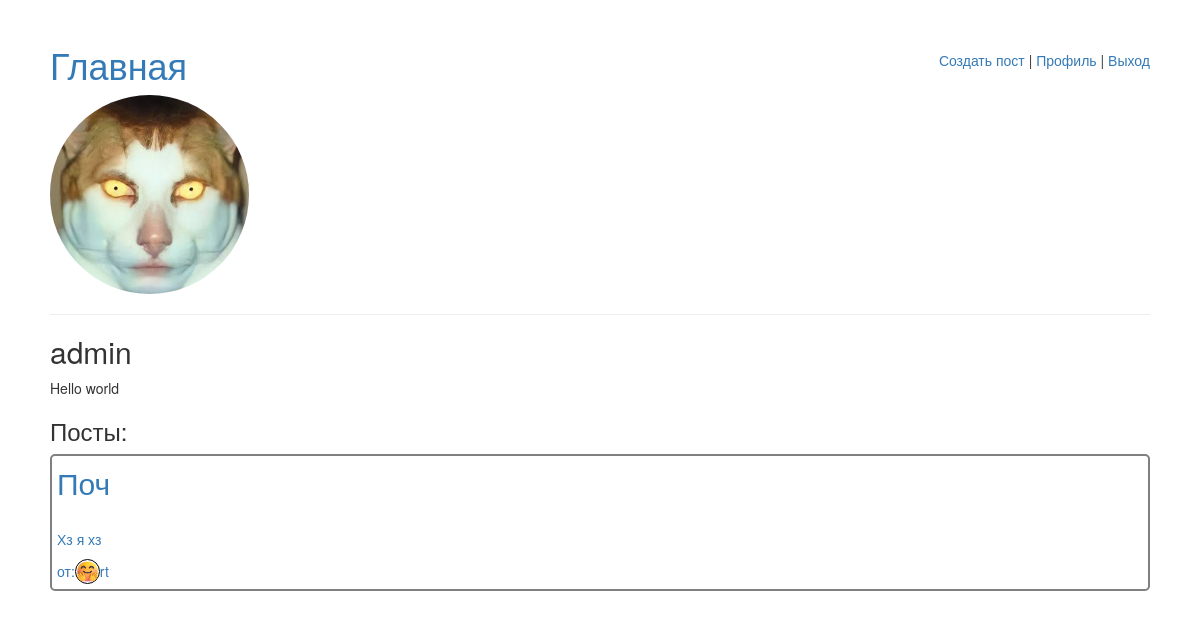
The app's page /accounts/profile/admin (signed in) with its own data.
### core/models.py (models this page shows, shortened)
class User(AbstractUser):
    username = models.CharField(primary_key=True, verbose_name='Имя пользователя', max_length=50,
                                unique=True, blank=False)
    email = models.EmailField(verbose_name='Почта', max_length=100,
                              unique=True, blank=False)
    description = models.TextField(verbose_name='Описание', max_length=1000,
                                   blank=True, null=True)
    avatar = models.ImageField(verbose_name='Аватар', blank=True,
                               null=True, upload_to='images/avatars')
    def __str__(self):
        return self.username

class Post(models.Model):
    objects = None
    title_of_post = models.CharField(verbose_name='Заголовок', max_length=250,
                                     blank=False, null=False)
    text_of_post = models.TextField(verbose_name='Описание', max_length=2500,
                                    blank=False, null=False)
    image_of_post = models.ImageField(verbose_name='Изображение', blank=True,
                                      null=True, upload_to='images/post')
    created_by = models.ForeignKey(verbose_name='Автор', null=True, blank=False,
                                   to='User', on_delete=models.SET_NULL)
    class Meta:
        verbose_name_plural = 'Посты'

### core/views.py (the view)
# urls.py: path('accounts/profile/<slug:pk>', views.UserDetailView.as_view(), name='user_detail'),
class UserDetailView(LoginRequiredMixin, generic.DetailView):
    model = User
    context_object_name = 'user'
    template_name = 'core/user_detail.html'
    def get_context_data(self, **kwargs):
        context = super().get_context_data(**kwargs)
        context['posts'] = Post.objects.all().filter(created_by=self.request.user)
        return context

### templates/core/user_detail.html (shortened to what this page needs)
{% extends "base.html" %}
{% block content %}
    <div>
        <img src="{% if user.avatar %}{{user.avatar.url}}{% endif %}" alt="#" id="profile-avatar" />
        <hr>
        <div>
            <h2>{{ user.username }}</h2>
            <p>{{ user.description }}</p>
        </div>
    </div>
    {% if posts %}
        <h3>Посты:</h3>
        <div class="post-list">
            {% for post in posts %}
                <a href="{% url 'post_detail' post.pk %}" class="post-link">
                    <div class="post-block">
                        <h2 class="post-title">{{ post.title_of_post }}</h2>
                        <p>{{ post.text_of_post }}</p>
                        {% if post.created_by %}
                            <span class="created-by">от:<img src="{{post.created_by.avatar.url}}" alt="#" class="avatar" /> {{ post.created_by }}</span>
                        {% else %}
                            <span class="created-by">от:<img src="../media/images/avatars/DELETED.png" alt="#" class="avatar" />УДАЛЕННЫЙ АККАУНТ</span>
                        {% endif %}
                    </div>
                </a>
            {% endfor %}
        </div>
    {% endif %}
{% endblock %}

### core/static/core/css/style.css (style rules this page uses)
.avatar { width: 25px; height: 25px; border-radius: 50%; border: 0.5px solid black; }
body { padding: 25px 50px; }
.post-block { border-radius: 5px; border: 2px solid gray; padding: 5px; }
.post-list { display: flex; flex-direction: column; gap: 1em; }
.created-by { display: flex; align-items: center; }
.post-title { margin: 5px auto 30px auto; }
a { text-decoration: none; }
#profile-avatar { height: 199px; width: 199px; border-radius: 50%; }

### records on screen
User: avatar (picture), username "admin", description "Hello world"
Post: title_of_post "Поч", text_of_post "Хз я хз", created_by.avatar (picture), created_by "rt"
